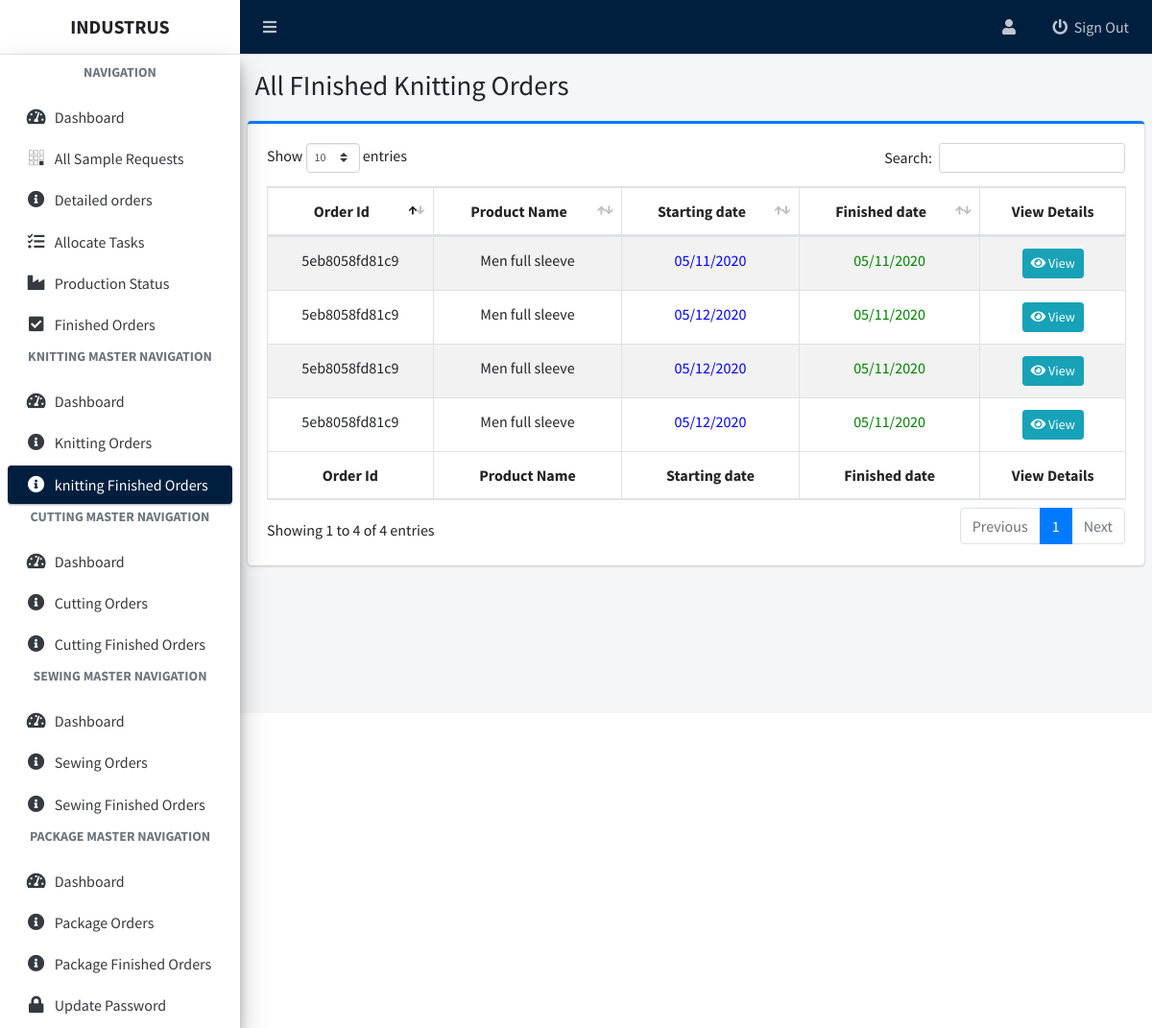
The page /admin/knitting-master/knitting-finished-orders.php (signed in) on the database its author committed.
### tables this page shows
CREATE TABLE `order_tasks` (
  `id` int(11) NOT NULL,
  `order_id` varchar(50) NOT NULL,
  `department_id` int(11) NOT NULL,
  `assign_days` int(11) NOT NULL,
  `started_at` varchar(50) NOT NULL,
  `finished_at` varchar(50) NOT NULL,
  `status` int(11) NOT NULL DEFAULT 0,
  `flag` int(11) NOT NULL DEFAULT 0
);

CREATE TABLE `order_details` (
  `orderId` varchar(50) NOT NULL,
  `user_id` int(11) NOT NULL,
  `buyerName` varchar(200) NOT NULL,
  `companyName` varchar(200) NOT NULL,
  `productName` varchar(100) NOT NULL,
  `productPrice` varchar(100) NOT NULL,
  `composition` varchar(100) NOT NULL,
  `fabricsWeight` varchar(100) NOT NULL,
  `samplePcs` varchar(10) NOT NULL,
  `fabricConstruction` varchar(100) NOT NULL,
  `febricDescription` varchar(100) NOT NULL,
  `productSketch` varchar(200) NOT NULL,
  `yarnDescription` varchar(150) NOT NULL,
  `frontMeasurementSketch` varchar(200) NOT NULL,
  `backMeasurementSketch` varchar(200) NOT NULL,
  `collarMeasurementSketch` varchar(200) NOT NULL,
  `frontSewingSkecth` varchar(200) NOT NULL,
  `frontPlacketSkecth` varchar(200) NOT NULL,
  `slideSlitSkecth` varchar(200) NOT NULL,
  `pcs_per_box` varchar(15) NOT NULL,
  `shipmentDate` varchar(100) NOT NULL,
  `detailOrderDate` varchar(100) NOT NULL,
  `sampleOrderDate` varchar(100) NOT NULL,
  `finishedDate` varchar(50) NOT NULL,
  `status` int(11) NOT NULL DEFAULT 0 COMMENT '0=sampledefault,1=sample_accepted,2=sample_rejected,3=pendingDetails,4 = userImputted,5=task-allocated,6=Order-in-production, 7 =order_finished'
);

### admin/knitting-master/knitting-finished-orders.php (the view, shortened to what this page needs)
<?php
include '../includes/admin-header.php';
include '../includes/admin-navbar.php';
include '../includes/admin-sidebar.php';
$conn = connect();
$sql = "SELECT * FROM order_details as od, order_tasks as ot WHERE od.orderId = ot.order_id AND ot.status = 2 ";
$stmt = $conn->prepare($sql);
$stmt->execute();
$result = $stmt->get_result();
while ($data = $result->fetch_assoc()) {
    $row[] = $data;
}
?>
<section class="content-header">
    <div class="container-fluid">
        <div class="row">
            <div class="col-sm-6">
                <h1>All FInished Knitting Orders </h1>
            </div>
        </div>
    </div>
</section>
<section class="content py-1">
    <div class="card card-primary card-outline">
        <div class="card-body">
            <table id="example2" class="table table-bordered table-hover table-striped text-center">
                <thead>
                    <tr class="">
                        <th>Order Id</th>
                        <th>Product Name</th>
                        <th>Starting date</th>
                        <th>Finished date</th>
                        <th>View Details</th>
                    </tr>
                </thead>
                <tbody>
                    <?php
                    if (isset($row)) {
                        foreach ($row as $value) {
                    ?>
                            <tr>
                                <td><?= $value['orderId'] ?></td>
                                <td><?= $value['productName'] ?></td>
                                <td style='color:blue;'><?= $value['started_at'] ?></td>
                                <td style='color:green;'><?= $value['finished_at'] ?></td>
                                <td>
                                    <a href="knitting-finished-order-details?order-id=<?= $value['orderId'] ?>" class="btn btn-info btn-sm"><i class="fas fa-eye"></i> View</a>
                                </td>
                            </tr>
                    <?php }
                    } ?>
                </tbody>
                <tfoot>
                    <tr>
                        <th>Order Id</th>
                        <th>Product Name</th>
                        <th>Starting date</th>
                        <th>Finished date</th>
                        <th>View Details</th>
                    </tr>
                </tfoot>
            </table>
        </div>
    </div>
</section>
<?php include '../includes/admin-footer.php'; ?>
</body>
</html>

### rows shown on the page
order_tasks: order.orderId "5eb8058fd81c9", order.productName "Men full sleeve", started_at "05/11/2020", finished_at "05/11/2020"
order_tasks: order.orderId "5eb8058fd81c9", order.productName "Men full sleeve", started_at "05/12/2020", finished_at "05/11/2020"
order_tasks: order.orderId "5eb8058fd81c9", order.productName "Men full sleeve", started_at "05/12/2020", finished_at "05/11/2020"
order_tasks: order.orderId "5eb8058fd81c9", order.productName "Men full sleeve", started_at "05/12/2020", finished_at "05/11/2020"
